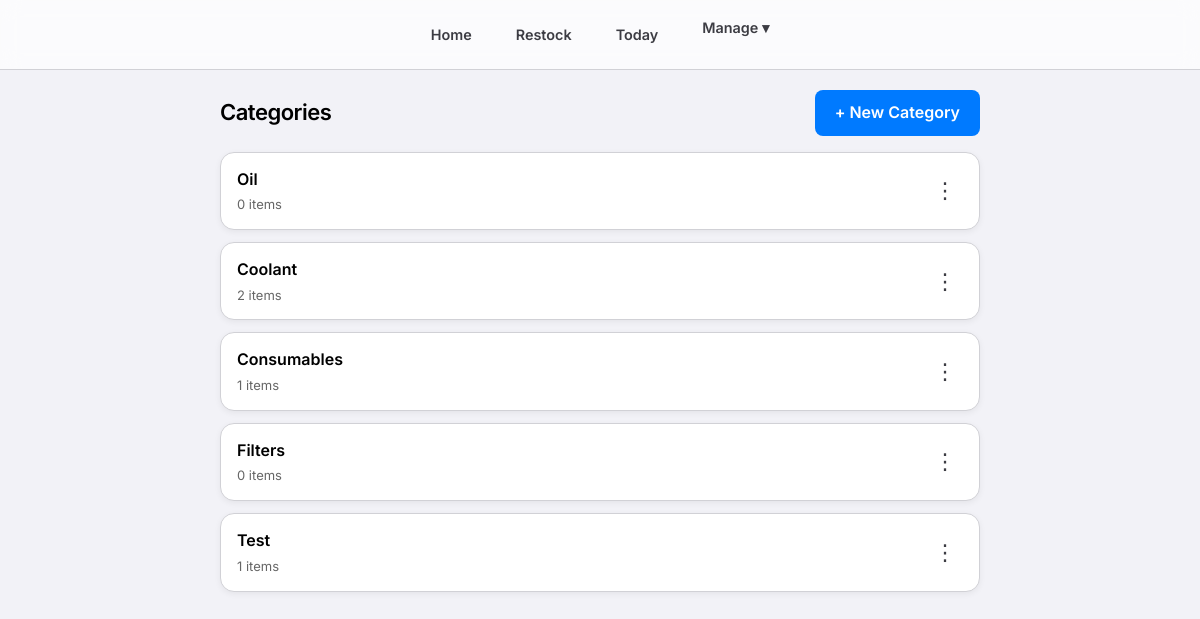
Page /manage/categories/ (signed in) on the earlier database version.
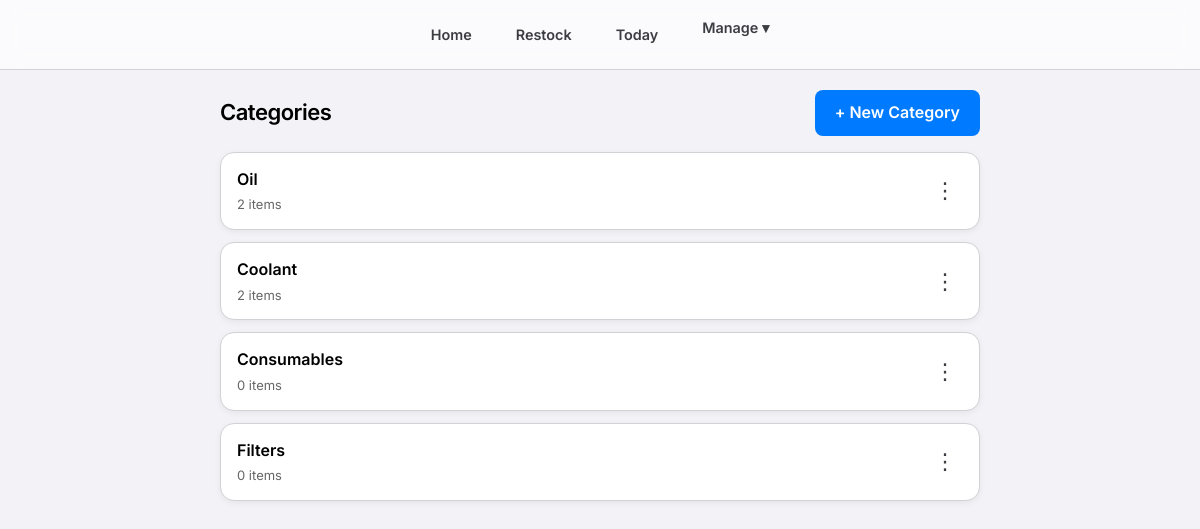
Same page on the later database version.
### consumables/models.py (models this page shows, shortened)
class Category(models.Model):
    name = models.CharField(max_length=100)
    class Meta:
        verbose_name_plural = "Categories"

### consumables/views.py (the view)
# urls.py: path('manage/categories/', views.manage_categories, name='manage_categories'),
@login_required
@login_required
def manage_categories(request):
    categories = Category.objects.all()
    return render(request, 'consumables/manage_categories.html', {'categories': categories})

### consumables/templates/consumables/manage_categories.html (shortened to what this page needs)
{% extends 'consumables/base.html' %}
{% block content %}
<div class="page-header">
    <h2>Categories</h2>
    <a href="{% url 'add_category' %}" class="btn btn-primary btn-sm">
        + New Category
    </a>
</div>
{% for category in categories %}
<div class="item-card">
    <a href="{% url 'category_detail' category.id %}" class="item-link">
        <div class="item-name">{{ category.name }}</div>
        <div class="item-stock">{{ category.items.count }} items</div>
    </a>
    <details class="details-dropdown">
        <summary>&#8942;</summary>
    </details>
</div>
{% endfor %}
{% endblock %}

Differences in the rows shown:
removed Category: name "Test", items.count "1"
computed for Category "Oil": items.count "0" → "2"
computed for Category "Consumables": items.count "1" → "0"
